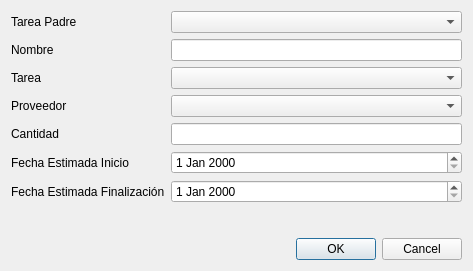
<?xml version="1.0" encoding="UTF-8"?>
<ui version="4.0">
 <class>DlgEditPlanningTask</class>
 <widget class="QDialog" name="DlgEditPlanningTask">
  <property name="geometry">
   <rect>
    <x>0</x>
    <y>0</y>
    <width>473</width>
    <height>271</height>
   </rect>
  </property>
  <property name="windowTitle">
   <string>Dialog</string>
  </property>
  <layout class="QVBoxLayout" name="verticalLayout">
   <item>
    <layout class="QFormLayout" name="formLayout">
     <item row="0" column="0">
      <widget class="QLabel" name="label_7">
       <property name="text">
        <string>Tarea Padre</string>
       </property>
      </widget>
     </item>
     <item row="0" column="1">
      <widget class="QComboBox" name="cboTareaPadre"/>
     </item>
     <item row="1" column="0">
      <widget class="QLabel" name="label">
       <property name="text">
        <string>Nombre</string>
       </property>
      </widget>
     </item>
     <item row="1" column="1">
      <widget class="QLineEdit" name="txtNombre"/>
     </item>
     <item row="2" column="0">
      <widget class="QLabel" name="label_2">
       <property name="text">
        <string>Tarea</string>
       </property>
      </widget>
     </item>
     <item row="2" column="1">
      <widget class="QComboBox" name="cboTarea"/>
     </item>
     <item row="3" column="0">
      <widget class="QLabel" name="label_3">
       <property name="text">
        <string>Proveedor</string>
       </property>
      </widget>
     </item>
     <item row="3" column="1">
      <widget class="QComboBox" name="cboProveedor"/>
     </item>
     <item row="4" column="0">
      <widget class="QLabel" name="label_4">
       <property name="text">
        <string>Cantidad</string>
       </property>
      </widget>
     </item>
     <item row="4" column="1">
      <widget class="QLineEdit" name="txtCantidad"/>
     </item>
     <item row="5" column="0">
      <widget class="QLabel" name="label_5">
       <property name="text">
        <string>Fecha Estimada Inicio</string>
       </property>
      </widget>
     </item>
     <item row="6" column="0">
      <widget class="QLabel" name="label_6">
       <property name="text">
        <string>Fecha Estimada Finalización</string>
       </property>
      </widget>
     </item>
     <item row="5" column="1">
      <widget class="QDateEdit" name="dateFechaEstimadaInicio"/>
     </item>
     <item row="6" column="1">
      <widget class="QDateEdit" name="dateFechaEstimadaFinalizacion"/>
     </item>
    </layout>
   </item>
   <item>
    <widget class="QDialogButtonBox" name="buttonBox">
     <property name="orientation">
      <enum>Qt::Horizontal</enum>
     </property>
     <property name="standardButtons">
      <set>QDialogButtonBox::Cancel|QDialogButtonBox::Ok</set>
     </property>
    </widget>
   </item>
  </layout>
 </widget>
 <resources/>
 <connections>
  <connection>
   <sender>buttonBox</sender>
   <signal>accepted()</signal>
   <receiver>DlgEditPlanningTask</receiver>
   <slot>accept()</slot>
   <hints>
    <hint type="sourcelabel">
     <x>248</x>
     <y>254</y>
    </hint>
    <hint type="destinationlabel">
     <x>157</x>
     <y>274</y>
    </hint>
   </hints>
  </connection>
  <connection>
   <sender>buttonBox</sender>
   <signal>rejected()</signal>
   <receiver>DlgEditPlanningTask</receiver>
   <slot>reject()</slot>
   <hints>
    <hint type="sourcelabel">
     <x>316</x>
     <y>260</y>
    </hint>
    <hint type="destinationlabel">
     <x>286</x>
     <y>274</y>
    </hint>
   </hints>
  </connection>
 </connections>
</ui>
